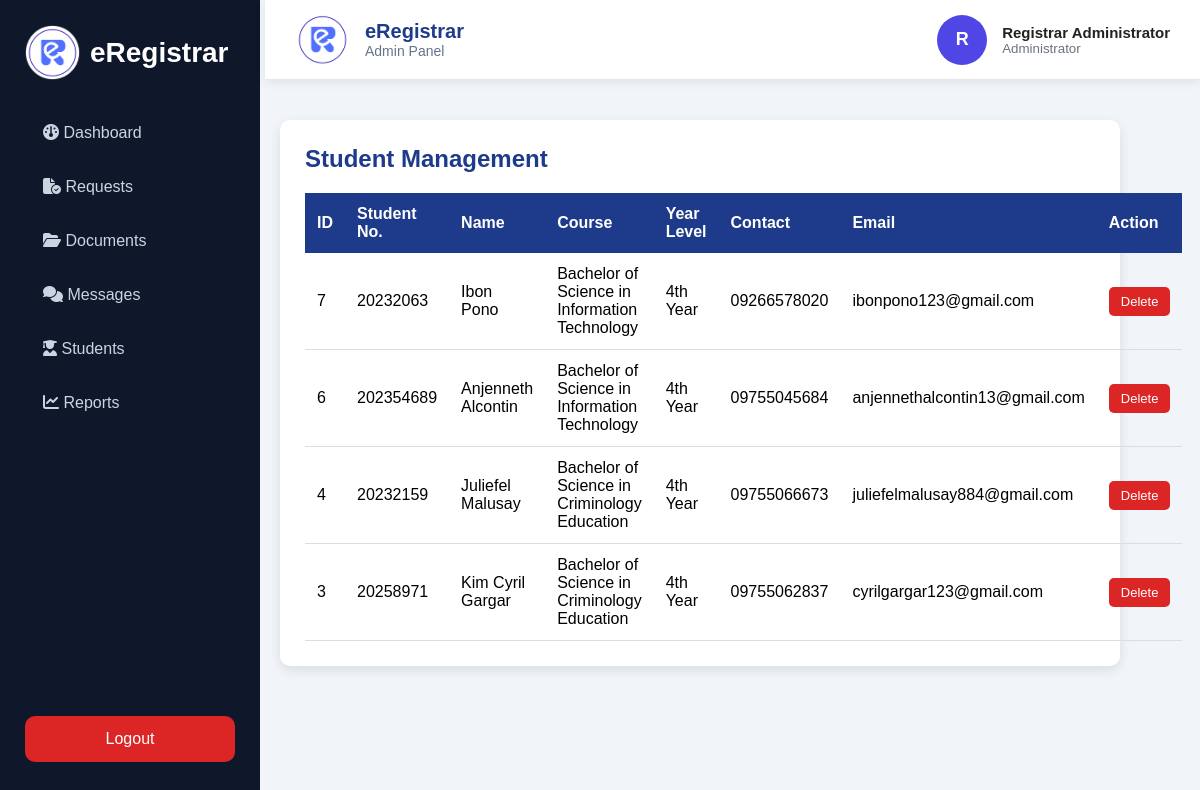
The app's page /admin/students.php (signed in) with its own data.
### tables this page shows
CREATE TABLE `users` (
  `user_id` int(11) NOT NULL,
  `student_no` varchar(50) DEFAULT NULL,
  `fullname` varchar(100) NOT NULL,
  `course` varchar(100) DEFAULT NULL,
  `year_level` varchar(50) DEFAULT NULL,
  `contact_no` varchar(20) DEFAULT NULL,
  `email` varchar(100) NOT NULL,
  `password` varchar(255) NOT NULL,
  `role` varchar(20) DEFAULT 'Student',
  `created_at` timestamp NOT NULL DEFAULT current_timestamp(),
  `profile_image` varchar(255) DEFAULT NULL
);

### admin/students.php (the view, shortened to what this page needs)
<?php
require_once __DIR__ . "/../includes/db.php";
$query = "
SELECT *
FROM users
WHERE role='Student'
ORDER BY user_id DESC
";
$result = mysqli_query($conn,$query);
?>
<!DOCTYPE html>
<html>
<head>
<link rel="stylesheet" href="../assets/css/dashboard.css">
<link rel="stylesheet" href="../assets/css/admin.css">
</head>
<body>
<?php include("sidebar.php"); ?>
<div class="admin-content">
<?php include("header.php"); ?>
<div class="container">
<h2>Student Management</h2>
<table>
<tr>
<th>ID</th>
<th>Student No.</th>
<th>Name</th>
<th>Course</th>
<th>Year Level</th>
<th>Contact</th>
<th>Email</th>
<th>Action</th>
</tr>
<?php while($row=mysqli_fetch_assoc($result)){ ?>
<tr>
<td>
<?php echo $row['user_id']; ?>
</td>
<td>
<?php echo htmlspecialchars($row['student_no']); ?>
</td>
<td>
<?php echo htmlspecialchars($row['fullname']); ?>
</td>
<td>
<?php echo htmlspecialchars($row['course']); ?>
</td>
<td>
<?php echo htmlspecialchars($row['year_level']); ?>
</td>
<td>
<?php echo htmlspecialchars($row['contact_no']); ?>
</td>
<td>
<?php echo htmlspecialchars($row['email']); ?>
</td>
<td>
<a class="btn reject"
href="delete_student.php?id=<?php echo $row['user_id']; ?>"
onclick="return confirm('Delete this student?')">
Delete
</a>
</td>
</tr>
<?php } ?>
</table>
</div>
</div>
</body>
</html>

### assets/css/dashboard.css (style rules this page uses)
* { margin:0; padding:0; box-sizing:border-box; font-family:Arial, Helvetica, sans-serif; }
body { background:#f4f7fb; }
.admin-content { margin-left:260px; padding:25px; min-height:100vh; }
.container { margin-top:25px; }

### assets/css/admin.css (style rules this page uses)
body { background: #f4f6f9; font-family: Arial, sans-serif; }
.container { width: 100%; margin: 40px auto; background: white; padding: 25px; border-radius: 10px; box-shadow: 0 4px 12px rgba(0,0,0,0.1); }
h2 { color: #1e3a8a; margin-bottom: 20px; }
table { width: 100%; border-collapse: collapse; }
table th { background: #1e3a8a; color: white; padding: 12px; text-align: left; }
table td { padding: 12px; border-bottom: 1px solid #ddd; }
.btn { padding: 7px 12px; text-decoration: none; border-radius: 5px; color: white; font-size: 13px; }
.reject { background: #dc2626; }
.admin-content { margin-left:200px; padding:80px; border-radius: 0px; }
* { box-sizing:border-box; }
body { margin:0; font-family:"Segoe UI",Arial,sans-serif; background:#f1f5f9; }
::placeholder { color:#94a3b8; }

### records on screen
users: user_id "7", student_no "20232063", fullname "Ibon Pono", course "Bachelor of Science in Information Technology", year_level "4th Year", contact_no "09266578020", email "ibonpono123@gmail.com"
users: user_id "6", student_no "202354689", fullname "Anjenneth Alcontin", course "Bachelor of Science in Information Technology", year_level "4th Year", contact_no "09755045684", email "anjennethalcontin13@gmail.com"
users: user_id "4", student_no "20232159", fullname "Juliefel Malusay", course "Bachelor of Science in Criminology Education", year_level "4th Year", contact_no "09755066673", email "juliefelmalusay884@gmail.com"
users: user_id "3", student_no "20258971", fullname "Kim Cyril Gargar", course "Bachelor of Science in Criminology Education", year_level "4th Year", contact_no "09755062837", email "cyrilgargar123@gmail.com"

### other values on screen
substr($_SESSION['fullname'], 0, 1) "R"
$_SESSION['fullname'] "Registrar Administrator"
